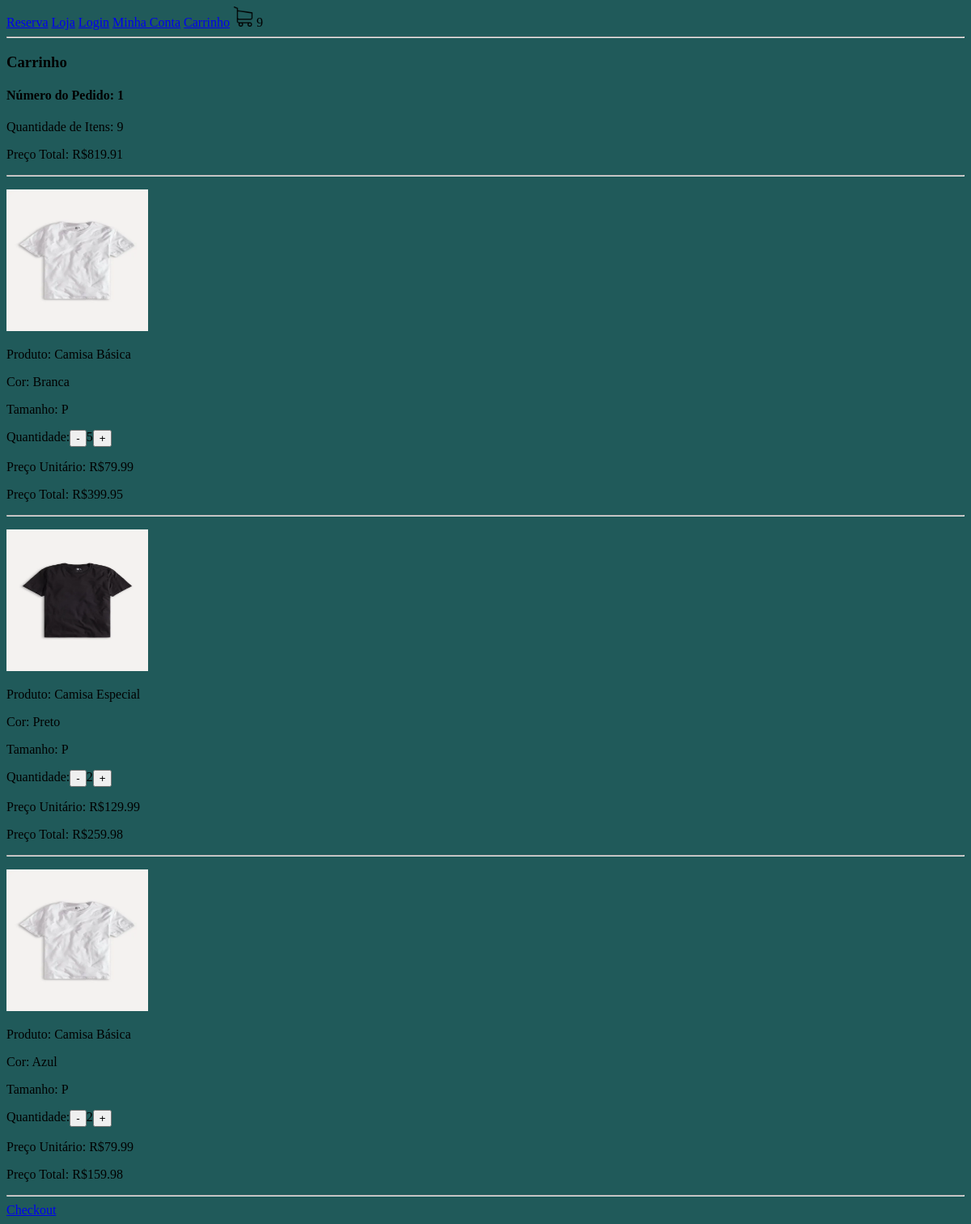
Page /carrinho/ (signed in) on the earlier database version.
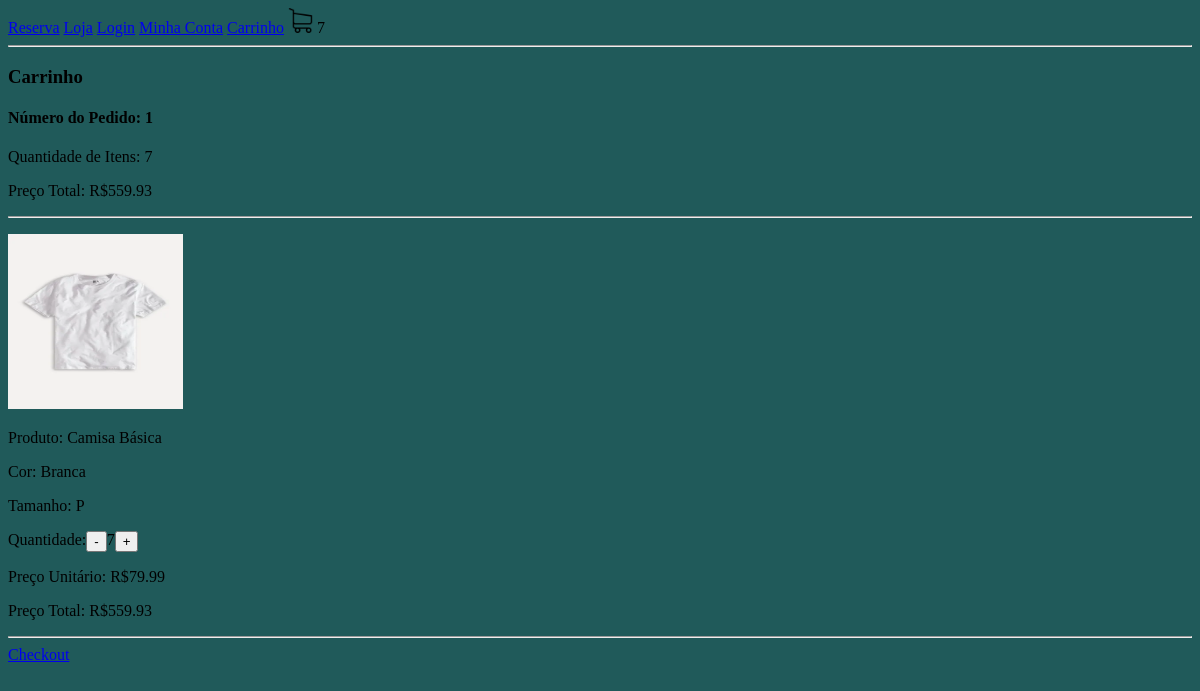
Same page on the later database version.
### loja/models.py (models this page shows, shortened)
class Pedido(models.Model):
    cliente = models.ForeignKey(Cliente, null=True, blank=True, on_delete=models.SET_NULL)
    finalizado = models.BooleanField(default=False)
    codigo_transacao = models.CharField(max_length=400, null=True, blank=True)
    endereco = models.ForeignKey(Endereco, null=True, blank=True, on_delete=models.SET_NULL)
    data_finalizacao = models.DateTimeField(null=True, blank=True)
    @property
    def quantidade_total(self):
        itens_pedido = ItensPedido.objects.filter(pedido__id=self.id)
        quantidade = sum([item.quantidade for item in itens_pedido])
        return quantidade
    @property
    def preco_total(self):
        itens_pedido = ItensPedido.objects.filter(pedido__id=self.id)
        preco = sum([item.preco_total for item in itens_pedido])
        return preco

class ItensPedido(models.Model):
    item_estoque = models.ForeignKey(
        Itemestoque, null=True, blank=True, on_delete=models.SET_NULL)
    quantidade = models.IntegerField(default=0)
    pedido = models.ForeignKey(
        Pedido, null=True, blank=True, on_delete=models.SET_NULL)
    @property
    def preco_total(self):
        preco_total = self.quantidade * self.item_estoque.produto.preco
        return preco_total

class Itemestoque(models.Model):
    produto = models.ForeignKey(
        Produto, null=True, blank=True, on_delete=models.SET_NULL)
    cor = models.ForeignKey(Cor, null=True, blank=True,
                            on_delete=models.SET_NULL)
    tamanho = models.CharField(max_length=200, null=True, blank=True)
    quantidade = models.IntegerField(default=0)

class Produto(models.Model):
    imagem = models.ImageField(null=True, blank=True)
    nome = models.CharField(max_length=200, null=True, blank=True)
    preco = models.DecimalField(max_digits=10, decimal_places=2)
    ativo = models.BooleanField(default=True)
    categoria = models.ForeignKey(
        Categoria, null=True, blank=True, on_delete=models.SET_NULL)
    tipo = models.ForeignKey(
        Tipo, null=True, blank=True, on_delete=models.SET_NULL)

class Cor(models.Model):
    nome = models.CharField(max_length=200, null=True, blank=True)
    codigo = models.CharField(max_length=200, null=True, blank=True)

### loja/views.py (the view, shortened to what this page needs)
# urls.py: path('carrinho/', carrinho, name='carrinho'),
def carrinho(request):
    if request.user.is_authenticated:
        cliente = request.user.cliente
    pedido, criado = Pedido.objects.get_or_create(
        cliente=cliente, finalizado=False)
    itens_pedido = ItensPedido.objects.filter(pedido=pedido)
    context = {"itens_pedido": itens_pedido,
               "pedido": pedido, "cliente_existente": True}
    return render(request, 'carrinho.html', context)

### loja/novos_context.py (called while the page is built)
def carrinho(request):
    quantidade_produtos_carrinho = 0
    if request.user.is_authenticated:
        cliente = request.user.cliente
    else:
        return {"quantidade_produtos_carrinho": quantidade_produtos_carrinho}
    pedido, criado = Pedido.objects.get_or_create(cliente=cliente, finalizado=False)
    itens_pedido = ItensPedido.objects.filter(pedido=pedido)
    for item in itens_pedido:
        quantidade_produtos_carrinho += item.quantidade
    return {"quantidade_produtos_carrinho": quantidade_produtos_carrinho}

### loja/templates/carrinho.html (shortened to what this page needs)
{% extends 'base.html' %}
{% load static %}
{% block body %}
<hr>
    <h3>Carrinho</h3>
    {% if cliente_existente %}
        <h4>Número do Pedido: {{ pedido.id }}</h4>
        <p>Quantidade de Itens: {{ pedido.quantidade_total }}</p>
        <p>Preço Total: R${{ pedido.preco_total }}</p>
        <hr>
        {% for item in itens_pedido %}
            <p>
                <p> <img src="{{item.item_estoque.produto.imagem.url}}" width="175" height="175"> </p>
                <p> Produto: {{ item.item_estoque.produto.nome }} </p>
                <p> Cor: {{ item.item_estoque.cor.nome }} </p>
                <p>Tamanho: {{ item.item_estoque.tamanho }} </p>
                <div style="display: flex;">
                    Quantidade:
                    <form action="{% url 'remover_carrinho' item.item_estoque.produto.id %}" method="post">
                        <button type="submit">-</button>
                    </form>
                    {{ item.quantidade }}
                    <form action="{% url 'adicionar_carrinho' item.item_estoque.produto.id %}" method="post">
                        <button type="submit">+</button>
                    </form>
            </div>
                <p>Preço Unitário: R${{ item.item_estoque.produto.preco }}</p>
                <p>Preço Total: R${{ item.preco_total }} </p>
            </p>
            <hr>
        {% endfor %}
        <a href="{% url 'checkout' %}">Checkout</a>
    {% else %}
            <h3>Seu carrinho está vázio</h3>
            <a href="{% url 'loja' %}">Visite nossa loja</a>
    {% endif %}
{% endblock %}

Differences in the rows shown:
removed ItensPedido: item_estoque.produto.imagem (picture), item_estoque.produto.nome "Camisa Especial", item_estoque.cor.nome "Preto", item_estoque.tamanho "P", quantidade "2", item_estoque.produto.preco "129.99", preco_total "259.98"
removed ItensPedido: item_estoque.produto.imagem (picture), item_estoque.produto.nome "Camisa Básica", item_estoque.cor.nome "Azul", item_estoque.tamanho "P", quantidade "2", item_estoque.produto.preco "79.99", preco_total "159.98"
changed through a linked row, Pedido id 1: quantidade_total "9" → "7"; preco_total "819.91" → "559.93"
changed ItensPedido "Camisa Básica": quantidade "5" → "7"; preco_total "399.95" → "559.93"
Other differences:
{{ quantidade_produtos_carrinho }}: "9" → "7"
